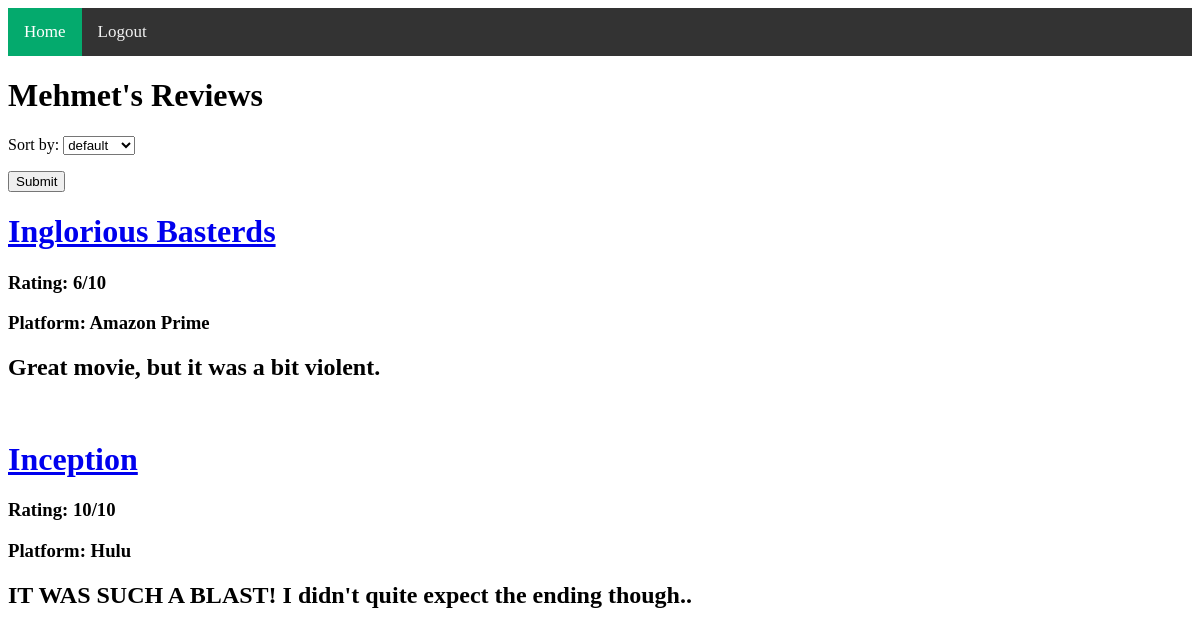
Page /review/user/1 on the committed database.
### review/models.py (models this page shows)
class Review(models.Model):
    user = models.ForeignKey(User, on_delete=models.CASCADE, related_name="reviews")
    movie = models.ForeignKey(Movie, on_delete=models.CASCADE, related_name="reviews")
    comment = models.TextField()
    rating = models.IntegerField(choices=rating_choices, validators=[MinValueValidator(0), MaxValueValidator(10)])
    def __str__(self):
        return self.movie.title+"-"+str(self.user.id)

### movie/models.py (models this page shows, shortened)
class Movie(models.Model):
    title = models.CharField(max_length=120)
    year = models.IntegerField(blank=True,
                               validators=[MinValueValidator(1900)])
    director = models.ForeignKey(Director, on_delete=models.CASCADE, related_name="movies")
    platform = models.CharField(max_length=120, null=True, blank=True)
    viewer = models.ManyToManyField(User)
    flag = models.CharField(max_length=50, null=True, blank=True)

### review/views.py (the view, shortened to what this page needs)
# urls.py: path('user/<int:user_id>', user_reviews),
def user_reviews(request, user_id):
    user = User.objects.get(id=user_id)
    reviews = Review.objects.filter(user=user)
    sort_form = SortForm(request.POST or None)
    print(reviews)
    return render(request, template_name="user_reviews.html", context={'name': user.first_name,
                                                                       'reviews': reviews,
                                                                       'sort_form': sort_form})

### review/forms.py
class SortForm(forms.Form):
    sort_param = forms.ChoiceField(label="Sort by", choices=sort_params)

### templates/user_reviews.html (shortened to what this page needs)
{% extends 'base.html' %}
{% block body %}
    <h1>{{ name }}'s Reviews</h1>
    <form action="" method="POST">
        {{ sort_form.as_p }}
        <input type="submit">
    </form>
    {% for review in reviews %}
        <a href="/movie/detail/{{ review.movie.id }}"><h1>{{ review.movie.title }}</h1></a>
        <h3>Rating: {{ review.rating }}/10</h3>
        <h3>Platform: {{ review.movie.platform }}</h3>
        <h2>{{ review.comment }}</h2>
        <br>
    {% endfor %}
{% endblock %}

### rows in the picture
Review: movie "Inglorious Basterds", rating "6", movie.platform "Amazon Prime", comment "Great movie, but it was a bit violent."
Review: movie "Inception", rating "10", movie.platform "Hulu", comment "IT WAS SUCH A BLAST! I didn't quite expect the ending though.."

### other values in the picture
{{ name }} "Mehmet"
